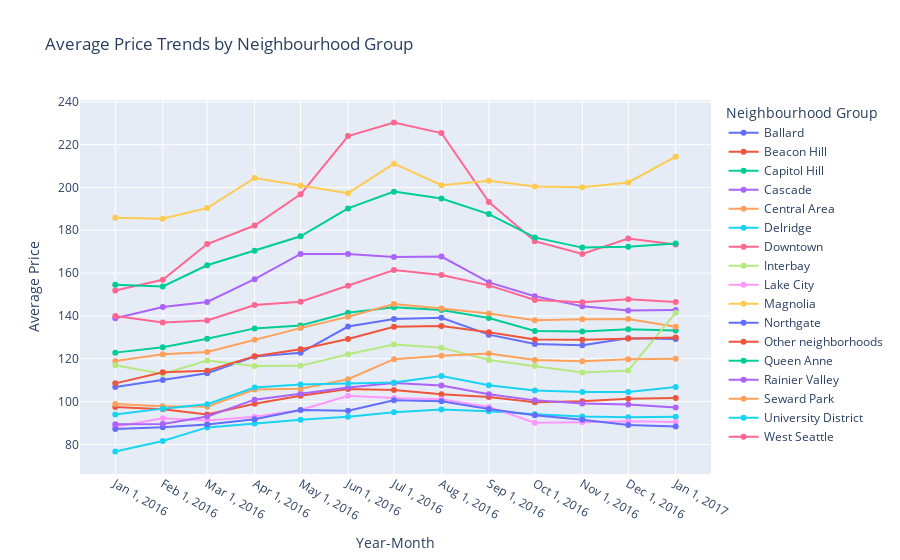

The notebook cell this image was saved under:
### Code cell
import plotly.express as px

df_merged_groupby = df_merged.groupby(['year_month','neighbourhood_group_cleansed'])['price'].mean().reset_index()
neighborhoods = df_merged_groupby['neighbourhood_group_cleansed'].unique()
# Create line plot
fig = px.line(
    df_merged_groupby,
    x='year_month',
    y='price',
    color='neighbourhood_group_cleansed',
    markers=True,
    title='Average Price Trends by Neighbourhood Group'
)

# Update layout for better visualization
fig.update_layout(
xaxis_title='Year-Month',
    yaxis_title='Average Price',
    legend_title='Neighbourhood Group',
    xaxis_tickmode='array',
    xaxis_tickvals=df_merged_groupby['year_month'].unique(),  # Show all months as ticks
)
# Show the figure
fig.show()

### Figure 1 — Plotly figure (JSON) as saved in the notebook; plotly's stock layout.template omitted (floating-point values rounded to 4 significant figures)
{"data": [{"hovertemplate": "neighbourhood_group_cleansed=Ballard<br>year_month=%{x}<br>price=%{y}<extra></extra>", "legendgroup": "Ballard", "line": {"color": "#636efa", "dash": "solid"}, "marker": {"symbol": "circle"}, "mode": "lines+markers", "name": "Ballard", "orientation": "v", "showlegend": true, "type": "scatter", "x": ["2016-01", "2016-02", "2016-03", "2016-04", "2016-05", "2016-06", "2016-07", "2016-08", "2016-09", "2016-10", "2016-11", "2016-12", "2017-01"], "xaxis": "x", "y": [106.8, 110.0, 113.2, 121.0, 122.8, 135.1, 138.6, 139.1, 131.3, 126.9, 126.3, 129.6, 129.2], "yaxis": "y"}, {"hovertemplate": "neighbourhood_group_cleansed=Beacon Hill<br>year_month=%{x}<br>price=%{y}<extra></extra>", "legendgroup": "Beacon Hill", "line": {"color": "#EF553B", "dash": "solid"}, "marker": {"symbol": "circle"}, "mode": "lines+markers", "name": "Beacon Hill", "orientation": "v", "showlegend": true, "type": "scatter", "x": ["2016-01", "2016-02", "2016-03", "2016-04", "2016-05", "2016-06", "2016-07", "2016-08", "2016-09", "2016-10", "2016-11", "2016-12", "2017-01"], "xaxis": "x", "y": [97.43, 96.4, 94.02, 99.03, 102.7, 105.8, 105.4, 103.4, 102.1, 99.69, 100.2, 101.3, 101.6], "yaxis": "y"}, {"hovertemplate": "neighbourhood_group_cleansed=Capitol Hill<br>year_month=%{x}<br>price=%{y}<extra></extra>", "legendgroup": "Capitol Hill", "line": {"color": "#00cc96", "dash": "solid"}, "marker": {"symbol": "circle"}, "mode": "lines+markers", "name": "Capitol Hill", "orientation": "v", "showlegend": true, "type": "scatter", "x": ["2016-01", "2016-02", "2016-03", "2016-04", "2016-05", "2016-06", "2016-07", "2016-08", "2016-09", "2016-10", "2016-11", "2016-12", "2017-01"], "xaxis": "x", "y": [122.9, 125.4, 129.4, 134.2, 135.5, 141.5, 144.0, 142.8, 139.0, 132.9, 132.7, 133.8, 133.2], "yaxis": "y"}, {"hovertemplate": "neighbourhood_group_cleansed=Cascade<br>year_month=%{x}<br>price=%{y}<extra></extra>", "legendgroup": "Cascade", "line": {"color": "#ab63fa", "dash": "solid"}, "marker": {"symbol": "circle"}, "mode": "lines+markers", "name": "Cascade", "orientation": "v", "showlegend": true, "type": "scatter", "x": ["2016-01", "2016-02", "2016-03", "2016-04", "2016-05", "2016-06", "2016-07", "2016-08", "2016-09", "2016-10", "2016-11", "2016-12", "2017-01"], "xaxis": "x", "y": [138.9, 144.1, 146.5, 157.1, 168.9, 168.9, 167.6, 167.8, 155.7, 149.2, 144.5, 142.5, 142.7], "yaxis": "y"}, {"hovertemplate": "neighbourhood_group_cleansed=Central Area<br>year_month=%{x}<br>price=%{y}<extra></extra>", "legendgroup": "Central Area", "line": {"color": "#FFA15A", "dash": "solid"}, "marker": {"symbol": "circle"}, "mode": "lines+markers", "name": "Central Area", "orientation": "v", "showlegend": true, "type": "scatter", "x": ["2016-01", "2016-02", "2016-03", "2016-04", "2016-05", "2016-06", "2016-07", "2016-08", "2016-09", "2016-10", "2016-11", "2016-12", "2017-01"], "xaxis": "x", "y": [119.0, 122.1, 123.1, 128.9, 134.3, 139.6, 145.5, 143.5, 141.1, 138.0, 138.5, 138.6, 135.0], "yaxis": "y"}, {"hovertemplate": "neighbourhood_group_cleansed=Delridge<br>year_month=%{x}<br>price=%{y}<extra></extra>", "legendgroup": "Delridge", "line": {"color": "#19d3f3", "dash": "solid"}, "marker": {"symbol": "circle"}, "mode": "lines+markers", "name": "Delridge", "orientation": "v", "showlegend": true, "type": "scatter", "x": ["2016-01", "2016-02", "2016-03", "2016-04", "2016-05", "2016-06", "2016-07", "2016-08", "2016-09", "2016-10", "2016-11", "2016-12", "2017-01"], "xaxis": "x", "y": [76.67, 81.61, 87.96, 89.8, 91.48, 92.89, 94.99, 96.32, 95.45, 94.04, 92.99, 92.66, 92.88], "yaxis": "y"}, {"hovertemplate": "neighbourhood_group_cleansed=Downtown<br>year_month=%{x}<br>price=%{y}<extra></extra>", "legendgroup": "Downtown", "line": {"color": "#FF6692", "dash": "solid"}, "marker": {"symbol": "circle"}, "mode": "lines+markers", "name": "Downtown", "orientation": "v", "showlegend": true, "type": "scatter", "x": ["2016-01", "2016-02", "2016-03", "2016-04", "2016-05", "2016-06", "2016-07", "2016-08", "2016-09", "2016-10", "2016-11", "2016-12", "2017-01"], "xaxis": "x", "y": [151.9, 156.9, 173.5, 182.2, 196.8, 224.0, 230.3, 225.4, 193.1, 174.9, 168.9, 176.2, 173.4], "yaxis": "y"}, {"hovertemplate": "neighbourhood_group_cleansed=Interbay<br>year_month=%{x}<br>price=%{y}<extra></extra>", "legendgroup": "Interbay", "line": {"color": "#B6E880", "dash": "solid"}, "marker": {"symbol": "circle"}, "mode": "lines+markers", "name": "Interbay", "orientation": "v", "showlegend": true, "type": "scatter", "x": ["2016-01", "2016-02", "2016-03", "2016-04", "2016-05", "2016-06", "2016-07", "2016-08", "2016-09", "2016-10", "2016-11", "2016-12", "2017-01"], "xaxis": "x", "y": [116.9, 112.9, 119.1, 116.6, 116.7, 122.1, 126.7, 125.2, 119.5, 116.6, 113.6, 114.5, 141.5], "yaxis": "y"}, {"hovertemplate": "neighbourhood_group_cleansed=Lake City<br>year_month=%{x}<br>price=%{y}<extra></extra>", "legendgroup": "Lake City", "line": {"color": "#FF97FF", "dash": "solid"}, "marker": {"symbol": "circle"}, "mode": "lines+markers", "name": "Lake City", "orientation": "v", "showlegend": true, "type": "scatter", "x": ["2016-01", "2016-02", "2016-03", "2016-04", "2016-05", "2016-06", "2016-07", "2016-08", "2016-09", "2016-10", "2016-11", "2016-12", "2017-01"], "xaxis": "x", "y": [88.26, 92.18, 91.23, 92.97, 96.04, 102.7, 101.6, 101.1, 97.52, 90.09, 90.39, 90.8, 90.41], "yaxis": "y"}, {"hovertemplate": "neighbourhood_group_cleansed=Magnolia<br>year_month=%{x}<br>price=%{y}<extra></extra>", "legendgroup": "Magnolia", "line": {"color": "#FECB52", "dash": "solid"}, "marker": {"symbol": "circle"}, "mode": "lines+markers", "name": "Magnolia", "orientation": "v", "showlegend": true, "type": "scatter", "x": ["2016-01", "2016-02", "2016-03", "2016-04", "2016-05", "2016-06", "2016-07", "2016-08", "2016-09", "2016-10", "2016-11", "2016-12", "2017-01"], "xaxis": "x", "y": [185.9, 185.4, 190.4, 204.4, 200.9, 197.3, 211.1, 201.1, 203.2, 200.4, 200.1, 202.3, 214.4], "yaxis": "y"}, {"hovertemplate": "neighbourhood_group_cleansed=Northgate<br>year_month=%{x}<br>price=%{y}<extra></extra>", "legendgroup": "Northgate", "line": {"color": "#636efa", "dash": "solid"}, "marker": {"symbol": "circle"}, "mode": "lines+markers", "name": "Northgate", "orientation": "v", "showlegend": true, "type": "scatter", "x": ["2016-01", "2016-02", "2016-03", "2016-04", "2016-05", "2016-06", "2016-07", "2016-08", "2016-09", "2016-10", "2016-11", "2016-12", "2017-01"], "xaxis": "x", "y": [87.19, 88.01, 89.28, 91.77, 96.05, 95.68, 100.7, 100.2, 96.56, 93.62, 91.46, 89.12, 88.37], "yaxis": "y"}, {"hovertemplate": "neighbourhood_group_cleansed=Other neighborhoods<br>year_month=%{x}<br>price=%{y}<extra></extra>", "legendgroup": "Other neighborhoods", "line": {"color": "#EF553B", "dash": "solid"}, "marker": {"symbol": "circle"}, "mode": "lines+markers", "name": "Other neighborhoods", "orientation": "v", "showlegend": true, "type": "scatter", "x": ["2016-01", "2016-02", "2016-03", "2016-04", "2016-05", "2016-06", "2016-07", "2016-08", "2016-09", "2016-10", "2016-11", "2016-12", "2017-01"], "xaxis": "x", "y": [108.5, 113.7, 114.4, 121.2, 124.4, 129.2, 135.0, 135.3, 132.4, 129.1, 128.9, 129.4, 130.0], "yaxis": "y"}, {"hovertemplate": "neighbourhood_group_cleansed=Queen Anne<br>year_month=%{x}<br>price=%{y}<extra></extra>", "legendgroup": "Queen Anne", "line": {"color": "#00cc96", "dash": "solid"}, "marker": {"symbol": "circle"}, "mode": "lines+markers", "name": "Queen Anne", "orientation": "v", "showlegend": true, "type": "scatter", "x": ["2016-01", "2016-02", "2016-03", "2016-04", "2016-05", "2016-06", "2016-07", "2016-08", "2016-09", "2016-10", "2016-11", "2016-12", "2017-01"], "xaxis": "x", "y": [154.5, 153.8, 163.7, 170.4, 177.2, 190.2, 198.0, 194.8, 187.5, 176.7, 171.9, 172.3, 173.8], "yaxis": "y"}, {"hovertemplate": "neighbourhood_group_cleansed=Rainier Valley<br>year_month=%{x}<br>price=%{y}<extra></extra>", "legendgroup": "Rainier Valley", "line": {"color": "#ab63fa", "dash": "solid"}, "marker": {"symbol": "circle"}, "mode": "lines+markers", "name": "Rainier Valley", "orientation": "v", "showlegend": true, "type": "scatter", "x": ["2016-01", "2016-02", "2016-03", "2016-04", "2016-05", "2016-06", "2016-07", "2016-08", "2016-09", "2016-10", "2016-11", "2016-12", "2017-01"], "xaxis": "x", "y": [89.4, 89.51, 93.05, 100.9, 103.6, 106.6, 108.7, 107.5, 103.4, 100.6, 99.1, 98.61, 97.26], "yaxis": "y"}, {"hovertemplate": "neighbourhood_group_cleansed=Seward Park<br>year_month=%{x}<br>price=%{y}<extra></extra>", "legendgroup": "Seward Park", "line": {"color": "#FFA15A", "dash": "solid"}, "marker": {"symbol": "circle"}, "mode": "lines+markers", "name": "Seward Park", "orientation": "v", "showlegend": true, "type": "scatter", "x": ["2016-01", "2016-02", "2016-03", "2016-04", "2016-05", "2016-06", "2016-07", "2016-08", "2016-09", "2016-10", "2016-11", "2016-12", "2017-01"], "xaxis": "x", "y": [98.86, 97.79, 97.59, 105.7, 106.0, 110.4, 119.8, 121.5, 122.4, 119.4, 118.8, 119.8, 120], "yaxis": "y"}, {"hovertemplate": "neighbourhood_group_cleansed=University District<br>year_month=%{x}<br>price=%{y}<extra></extra>", "legendgroup": "University District", "line": {"color": "#19d3f3", "dash": "solid"}, "marker": {"symbol": "circle"}, "mode": "lines+markers", "name": "University District", "orientation": "v", "showlegend": true, "type": "scatter", "x": ["2016-01", "2016-02", "2016-03", "2016-04", "2016-05", "2016-06", "2016-07", "2016-08", "2016-09", "2016-10", "2016-11", "2016-12", "2017-01"], "xaxis": "x", "y": [94.0, 96.72, 98.78, 106.6, 108.0, 108.4, 108.9, 111.9, 107.6, 105.2, 104.5, 104.5, 106.8], "yaxis": "y"}, {"hovertemplate": "neighbourhood_group_cleansed=West Seattle<br>year_month=%{x}<br>price=%{y}<extra></extra>", "legendgroup": "West Seattle", "line": {"color": "#FF6692", "dash": "solid"}, "marker": {"symbol": "circle"}, "mode": "lines+markers", "name": "West Seattle", "orientation": "v", "showlegend": true, "type": "scatter", "x": ["2016-01", "2016-02", "2016-03", "2016-04", "2016-05", "2016-06", "2016-07", "2016-08", "2016-09", "2016-10", "2016-11", "2016-12", "2017-01"], "xaxis": "x", "y": [140.0, 136.9, 137.9, 145.1, 146.6, 154.1, 161.4, 159.1, 154.3, 147.4, 146.4, 147.8, 146.4], "yaxis": "y"}], "layout": {"legend": {"title": {"text": "Neighbourhood Group"}, "tracegroupgap": 0}, "title": {"text": "Average Price Trends by Neighbourhood Group"}, "xaxis": {"anchor": "y", "domain": [0, 1], "tickmode": "array", "tickvals": ["2016-01", "2016-02", "2016-03", "2016-04", "2016-05", "2016-06", "2016-07", "2016-08", "2016-09", "2016-10", "2016-11", "2016-12", "2017-01"], "title": {"text": "Year-Month"}}, "yaxis": {"anchor": "x", "domain": [0, 1], "title": {"text": "Average Price"}}}}
